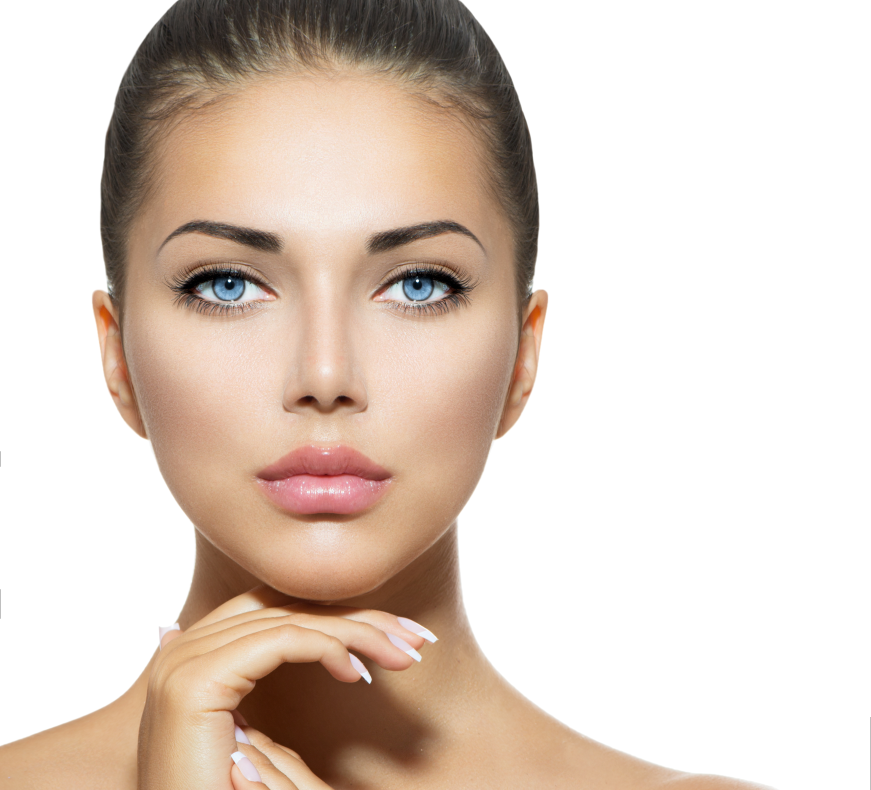
#> input picture Face.jpg, 3484 x 3160 px (shown at 1/4 size); its folder holds only this picture in this run
$ python -i gui.py   (imports and definitions only)
#> lines starting #> are read from the running program, lines starting #| are printed output that depends on the picture
import tkinter as tk
from tkinter import filedialog
from tkinter import *
import os

from sklearn import metrics

from tensorflow.keras.models import model_from_json
from PIL import Image, ImageTk
import numpy as np
import cv2

# download haarcascade_frontalface_default from here "https://github.com/opencv/opencv/tree/master/data/haarcascades"

def WrinkleDetectionModel(json_file, weights_file):
#> called with json_file = 'model_a1.json', weights_file = 'model_weights1.h5'
    with open(json_file,"r") as file:
#> (reads model_a1.json from the repository)
        loaded_model_json = file.read()
        model = model_from_json(loaded_model_json)

    model.load_weights(weights_file)
    model.compile(optimizer = 'adam', loss = 'categorical_crossentropy', metrics = ['accuracy'])

    return model

# [4 lines not run here, left out]

# [1 line that did not run here, left out]
# [1 line that did not run here, left out]

face_cascade = cv2.CascadeClassifier('haarcascade_frontalface_default.xml')

# [1 line that did not run here, left out]


WRINKLE_LIST = ["Wrinkled", "No Wrinkles"]

def DetectWrinkle(file_path):
#> called with file_path = 'Face.jpg'
    global label_packed

    image = cv2.imread(file_path)
#> image is the input picture: shape (3160, 3484, 3); mean B, G, R 196, 206.7, 221.7
    gray_image = cv2.cvtColor(image,cv2.COLOR_BGR2GRAY)
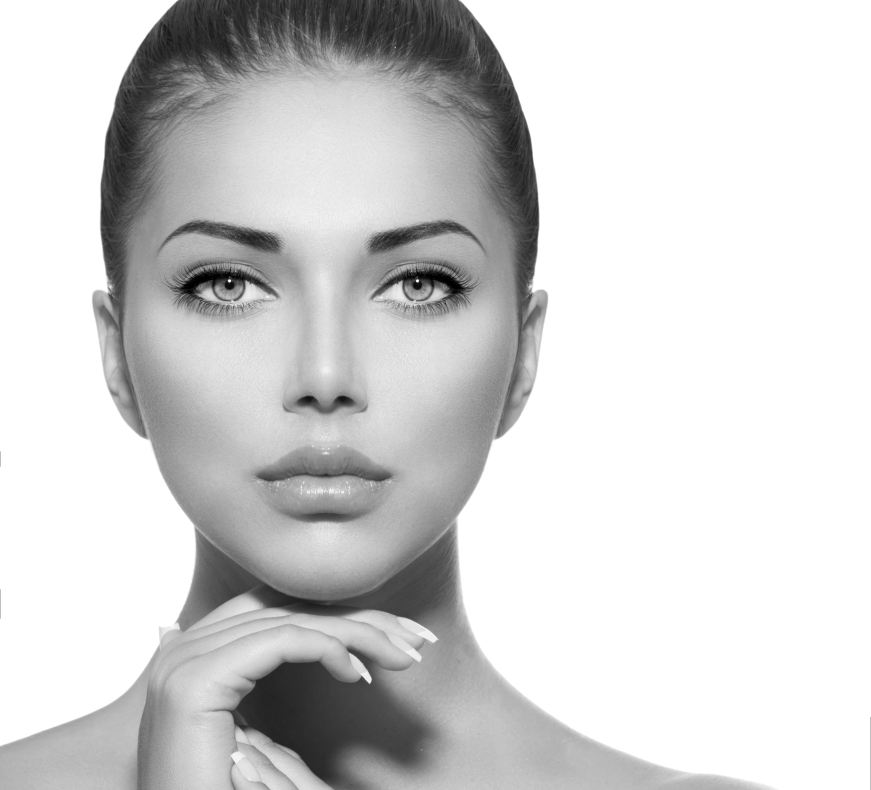
#> gray_image: shape (3160, 3484) (shown at 1/4 size); min 0, max 255, mean 210

    blurred = cv2.GaussianBlur(gray_image, (5, 5), 0)
    edges = cv2.Canny(blurred, 50, 150)
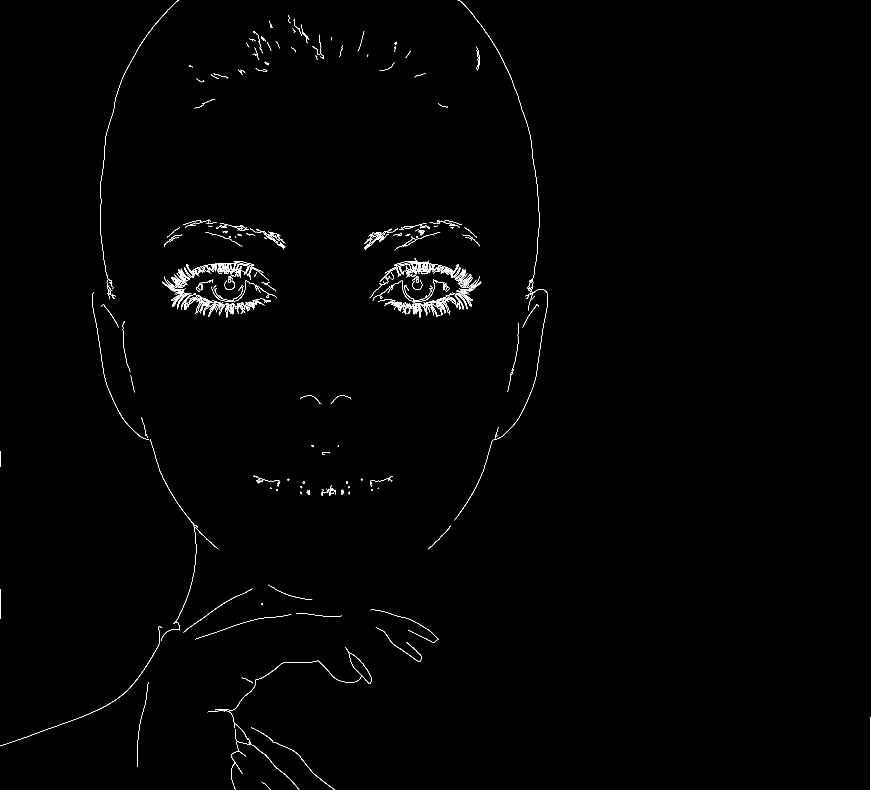
#> edges: shape (3160, 3484) (shown at 1/4 size); 0.38% white in thin lines or dots
    lines = cv2.HoughLinesP(edges, 1, np.pi / 180, threshold=50, minLineLength=100, maxLineGap=10)
#> lines = 51 rows, first 6: [3482, 3159, 3482, 2868], [1566, 1216, 1684, 1216], [25, 2976, 353, 2857], [827, 1226, 1016, 1226], [873, 1085, 990, 1058], [877, 1218, 1027, 1218]

    faces = face_cascade.detectMultiScale(gray_image, scaleFactor=1.3, minNeighbors=5, minSize=(30, 30))
#> faces = [[365, 394, 1853, 1853]]

    try:
        for (x,y,w,h) in faces:
            roi_gray = gray_image[y:y+h,x:x+w]
            roi_color = cv2.resize(roi_gray,(48,48))

            pred = WRINKLE_LIST[np.argmax(model.predict(roi_color[np.newaxis, :, :, np.newaxis]))]
#> this loop made 1 pass
#> pass 1, in DetectWrinkle, `roi_gray = gray_image[y:y+h,x:x+w]`:
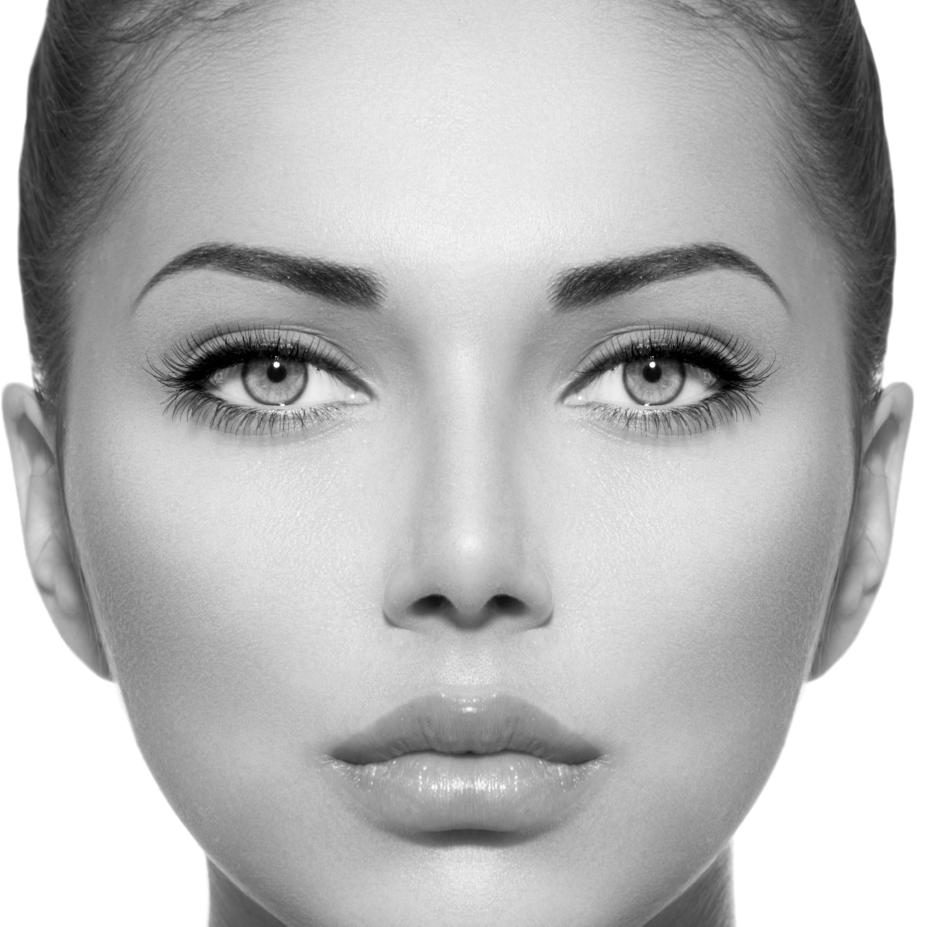
#> roi_gray: shape (1853, 1853) (shown at 1/2 size); min 0, max 255, mean 182.5
#> pass 1, in DetectWrinkle, `roi_color = cv2.resize(roi_gray,(48,48))`:
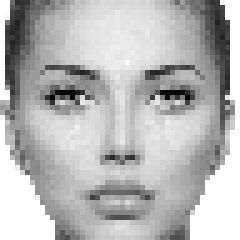
#> roi_color: shape (48, 48) (shown 5 times larger); min 0, max 255, mean 182.3

        print("Prediction is " + pred)
        label1.configure(foreground="#011638", text = pred)
    except:
#> (the run stopped early here; a loop or call above may not have finished)
